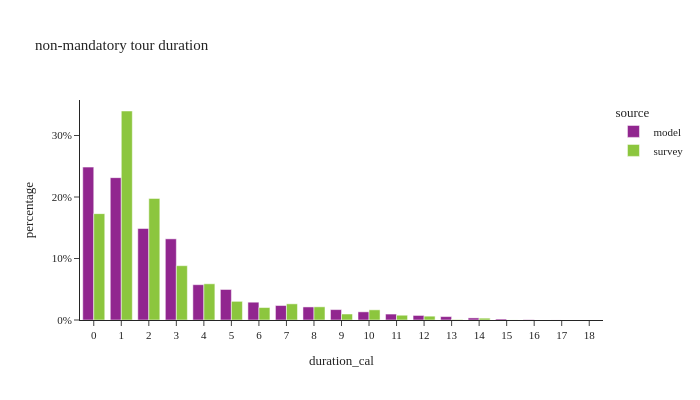

This figure's notebook cell:
### Markdown cell above
## non-mantatory tour duration

### Code cell
non_m_tour_data['duration_cal'] = non_m_tour_data['end'] - non_m_tour_data['start']

df_plot = non_m_tour_data.groupby(['source','duration_cal'])[['tour_weight']].sum().reset_index()
df_plot['percentage'] = df_plot.groupby(['source'], group_keys=False)['tour_weight']. \
    apply(lambda x: x / float(x.sum()))

fig = px.bar(df_plot, x="duration_cal", y="percentage", color="source",barmode="group",
             title="non-mandatory tour duration")
fig.for_each_annotation(lambda a: a.update(text = a.text.split("=")[-1]))
fig.update_layout(height=400, width=700, yaxis=dict(tickformat=".0%"), xaxis=dict(dtick="1"))
fig.show()

### Figure 1 — Plotly figure (JSON) as saved in the notebook; plotly's stock layout.template omitted (floating-point values rounded to 4 significant figures)
{"data": [{"alignmentgroup": "True", "hovertemplate": "source=model<br>duration_cal=%{x}<br>percentage=%{y}<extra></extra>", "legendgroup": "model", "marker": {"color": "#91268F", "pattern": {"shape": ""}}, "name": "model", "offsetgroup": "model", "orientation": "v", "showlegend": true, "textposition": "auto", "type": "bar", "x": [0.0, 1.0, 2.0, 3.0, 4.0, 5.0, 6.0, 7.0, 8.0, 9.0, 10.0, 11.0, 12.0, 13.0, 14.0, 15.0, 16.0, 17.0, 18.0], "xaxis": "x", "y": [0.2486, 0.2315, 0.1488, 0.132, 0.0574, 0.04963, 0.02894, 0.02355, 0.02123, 0.01691, 0.01328, 0.009659, 0.00739, 0.005539, 0.003396, 0.001681, 0.0005143, 6.211e-05, 1.816e-06], "yaxis": "y"}, {"alignmentgroup": "True", "hovertemplate": "source=survey<br>duration_cal=%{x}<br>percentage=%{y}<extra></extra>", "legendgroup": "survey", "marker": {"color": "#8CC63E", "pattern": {"shape": ""}}, "name": "survey", "offsetgroup": "survey", "orientation": "v", "showlegend": true, "textposition": "auto", "type": "bar", "x": [0.0, 1.0, 2.0, 3.0, 4.0, 5.0, 6.0, 7.0, 8.0, 9.0, 10.0, 11.0, 12.0, 13.0, 14.0, 15.0], "xaxis": "x", "y": [0.1729, 0.3398, 0.1977, 0.0883, 0.05886, 0.03034, 0.02025, 0.02628, 0.02142, 0.009726, 0.01653, 0.007749, 0.006223, 0.0007663, 0.002985, 0.0001025], "yaxis": "y"}], "layout": {"barmode": "group", "height": 400, "legend": {"title": {"text": "source"}, "tracegroupgap": 0}, "title": {"text": "non-mandatory tour duration"}, "width": 700, "xaxis": {"anchor": "y", "domain": [0, 1], "dtick": "1", "title": {"text": "duration_cal"}}, "yaxis": {"anchor": "x", "domain": [0, 1], "tickformat": ".0%", "title": {"text": "percentage"}}}}
